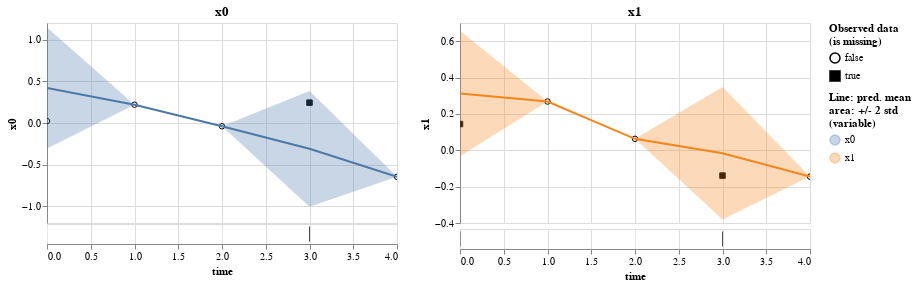

Write notebook code for a chart like this one.
### Code cell
res.display_results()

### Figure 1 — Vega-Lite specification as saved in the notebook (floating-point values rounded to 4 significant figures)
{"config": {"view": {"continuousWidth": 400, "continuousHeight": 300}}, "vconcat": [{"hconcat": [{"vconcat": [{"layer": [{"data": {"name": "data-70085302a720ecb475d3ad5fd68afaf7"}, "mark": {"type": "point", "color": "black", "fillOpacity": 1, "strokeWidth": 1}, "encoding": {"fill": {"field": "is_missing", "legend": {"title": ["Observed data", "(is missing)"]}, "scale": {"range": ["#ffffff00", "black"]}, "type": "nominal"}, "shape": {"field": "is_missing", "type": "nominal"}, "x": {"axis": {"domain": false, "labels": false, "ticks": false, "title": null}, "field": "time", "type": "quantitative"}, "y": {"field": "value", "scale": {"zero": false}, "title": "x0", "type": "quantitative"}}}, {"layer": [{"mark": "errorband", "encoding": {"color": {"field": "variable", "legend": {"title": ["Line: pred. mean", "area: +/- 2 std", "(variable)"]}, "type": "nominal"}, "tooltip": [{"field": "std", "format": ".4", "type": "quantitative"}, {"field": "mean", "format": ".4", "type": "quantitative"}], "x": {"field": "time", "type": "quantitative"}, "y": {"field": "err_low", "scale": {"zero": false}, "title": "x0", "type": "quantitative"}, "y2": {"field": "err_high"}}, "height": 200, "transform": [{"calculate": "datum.mean - 2 * datum.std", "as": "err_low"}, {"calculate": "datum.mean + 2 * datum.std", "as": "err_high"}], "width": 350}, {"mark": "line", "encoding": {"color": {"field": "variable", "type": "nominal"}, "x": {"field": "time", "type": "quantitative"}, "y": {"field": "mean", "scale": {"zero": false}, "title": "x0", "type": "quantitative"}}, "selection": {"selector001": {"type": "interval", "bind": "scales", "encodings": ["x"]}}, "title": "x0"}], "data": {"name": "data-349057bf8307b35345587f81f62e0ea4"}}]}, {"data": {"name": "data-70085302a720ecb475d3ad5fd68afaf7"}, "mark": {"type": "tick", "color": "black"}, "encoding": {"color": {"condition": {"value": "black", "test": "datum.is_missing"}, "value": "white"}, "x": {"field": "time", "type": "quantitative"}}, "selection": {"selector001": {"type": "interval", "bind": "scales", "encodings": ["x"]}}, "width": 350}], "spacing": -10}, {"vconcat": [{"layer": [{"data": {"name": "data-5cac8bdc42b61c62308741e680287417"}, "mark": {"type": "point", "color": "black", "fillOpacity": 1, "strokeWidth": 1}, "encoding": {"fill": {"field": "is_missing", "legend": {"title": ["Observed data", "(is missing)"]}, "scale": {"range": ["#ffffff00", "black"]}, "type": "nominal"}, "shape": {"field": "is_missing", "type": "nominal"}, "x": {"axis": {"domain": false, "labels": false, "ticks": false, "title": null}, "field": "time", "type": "quantitative"}, "y": {"field": "value", "scale": {"zero": false}, "title": "x1", "type": "quantitative"}}}, {"layer": [{"mark": "errorband", "encoding": {"color": {"field": "variable", "legend": {"title": ["Line: pred. mean", "area: +/- 2 std", "(variable)"]}, "type": "nominal"}, "tooltip": [{"field": "std", "format": ".4", "type": "quantitative"}, {"field": "mean", "format": ".4", "type": "quantitative"}], "x": {"field": "time", "type": "quantitative"}, "y": {"field": "err_low", "scale": {"zero": false}, "title": "x1", "type": "quantitative"}, "y2": {"field": "err_high"}}, "height": 200, "transform": [{"calculate": "datum.mean - 2 * datum.std", "as": "err_low"}, {"calculate": "datum.mean + 2 * datum.std", "as": "err_high"}], "width": 350}, {"mark": "line", "encoding": {"color": {"field": "variable", "type": "nominal"}, "x": {"field": "time", "type": "quantitative"}, "y": {"field": "mean", "scale": {"zero": false}, "title": "x1", "type": "quantitative"}}, "selection": {"selector001": {"type": "interval", "bind": "scales", "encodings": ["x"]}}, "title": "x1"}], "data": {"name": "data-f7dfa17b36db321334935e94aaca38b6"}}]}, {"data": {"name": "data-5cac8bdc42b61c62308741e680287417"}, "mark": {"type": "tick", "color": "black"}, "encoding": {"color": {"condition": {"value": "black", "test": "datum.is_missing"}, "value": "white"}, "x": {"field": "time", "type": "quantitative"}}, "selection": {"selector001": {"type": "interval", "bind": "scales", "encodings": ["x"]}}, "width": 350}], "spacing": -10}]}, {"hconcat": []}, {"hconcat": []}, {"hconcat": []}, {"hconcat": []}], "$schema": "https://vega.github.io/schema/vega-lite/v4.17.0.json", "datasets": {"data-70085302a720ecb475d3ad5fd68afaf7": [{"time": 0.0, "variable": "x0", "value": 0.02326, "is_missing": false}, {"time": 1.0, "variable": "x0", "value": 0.2196, "is_missing": false}, {"time": 2.0, "variable": "x0", "value": -0.03989, "is_missing": false}, {"time": 3.0, "variable": "x0", "value": 0.2441, "is_missing": true}, {"time": 4.0, "variable": "x0", "value": -0.6455, "is_missing": false}], "data-349057bf8307b35345587f81f62e0ea4": [{"time": 0, "variable": "x0", "mean": 0.4194, "std": 0.3631}, {"time": 1, "variable": "x0", "mean": 0.2196, "std": 0.0}, {"time": 2, "variable": "x0", "mean": -0.03989, "std": 0.0}, {"time": 3, "variable": "x0", "mean": -0.31, "std": 0.3468}, {"time": 4, "variable": "x0", "mean": -0.6455, "std": 0.0}], "data-5cac8bdc42b61c62308741e680287417": [{"time": 0.0, "variable": "x1", "value": 0.1443, "is_missing": true}, {"time": 1.0, "variable": "x1", "value": 0.268, "is_missing": false}, {"time": 2.0, "variable": "x1", "value": 0.06307, "is_missing": false}, {"time": 3.0, "variable": "x1", "value": -0.1393, "is_missing": true}, {"time": 4.0, "variable": "x1", "value": -0.1449, "is_missing": false}], "data-f7dfa17b36db321334935e94aaca38b6": [{"time": 0, "variable": "x1", "mean": 0.3122, "std": 0.1728}, {"time": 1, "variable": "x1", "mean": 0.268, "std": 0.0}, {"time": 2, "variable": "x1", "mean": 0.06307, "std": 0.0}, {"time": 3, "variable": "x1", "mean": -0.01619, "std": 0.1822}, {"time": 4, "variable": "x1", "mean": -0.1449, "std": 0.0}]}}
